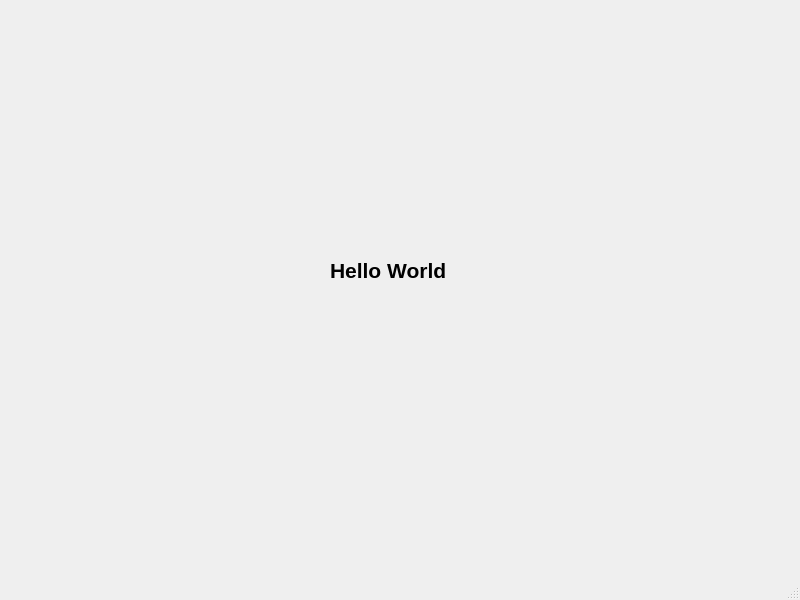
<?xml version="1.0" encoding="UTF-8"?>
<ui version="4.0">
 <class>MainWindow</class>
 <widget class="QMainWindow" name="MainWindow">
  <property name="geometry">
   <rect>
    <x>0</x>
    <y>0</y>
    <width>800</width>
    <height>600</height>
   </rect>
  </property>
  <property name="windowTitle">
   <string>MainWindow</string>
  </property>
  <widget class="QWidget" name="centralwidget">
   <widget class="QLabel" name="label">
    <property name="geometry">
     <rect>
      <x>330</x>
      <y>230</y>
      <width>131</width>
      <height>81</height>
     </rect>
    </property>
    <property name="font">
     <font>
      <pointsize>16</pointsize>
      <bold>true</bold>
     </font>
    </property>
    <property name="text">
     <string>Hello World</string>
    </property>
   </widget>
  </widget>
  <widget class="QMenuBar" name="menubar">
   <property name="geometry">
    <rect>
     <x>0</x>
     <y>0</y>
     <width>800</width>
     <height>22</height>
    </rect>
   </property>
  </widget>
  <widget class="QStatusBar" name="statusbar"/>
 </widget>
 <resources/>
 <connections/>
</ui>
